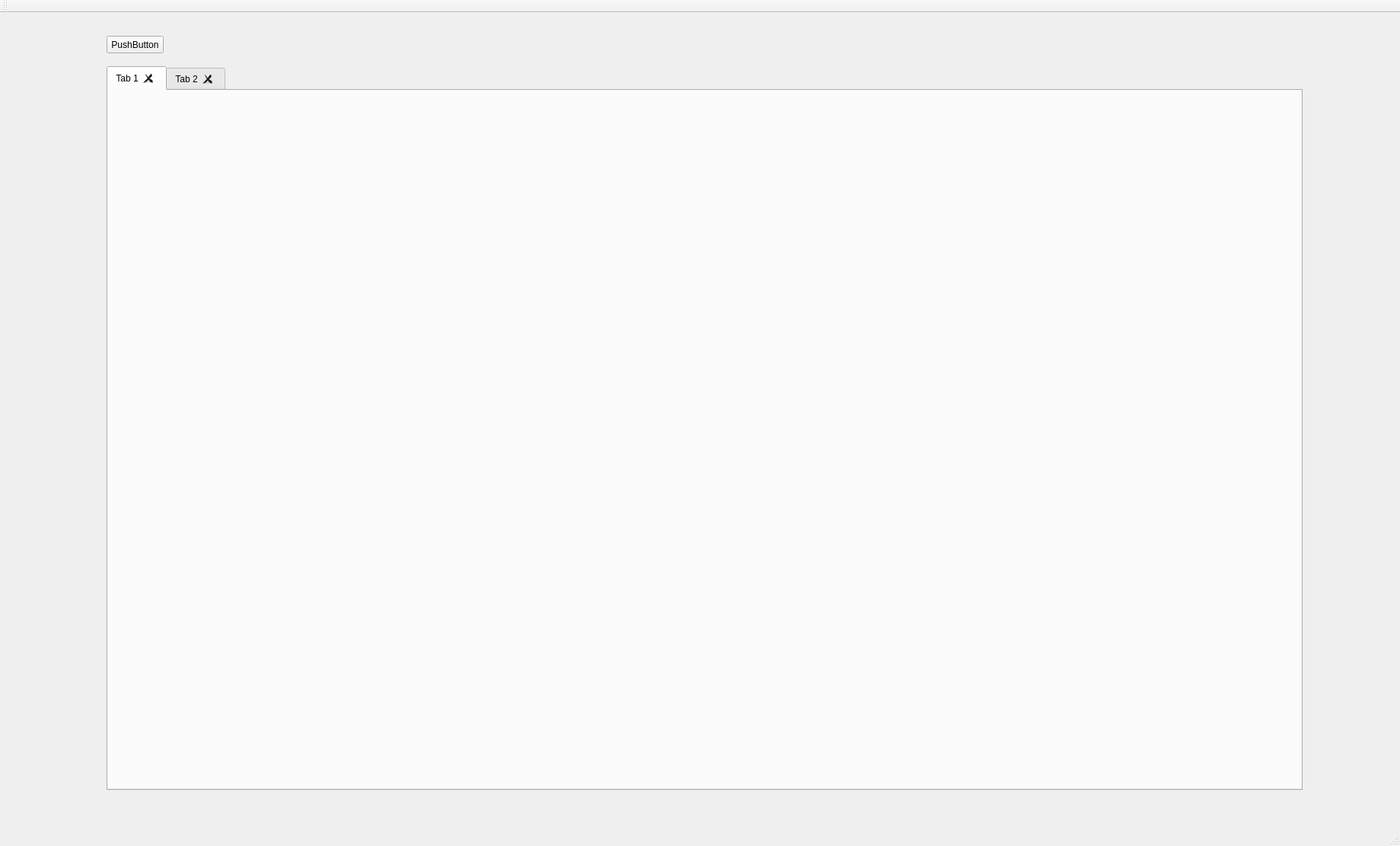
<?xml version="1.0" encoding="UTF-8"?>
<ui version="4.0">
 <class>HomeClass</class>
 <widget class="QMainWindow" name="HomeClass">
  <property name="geometry">
   <rect>
    <x>0</x>
    <y>0</y>
    <width>1839</width>
    <height>1111</height>
   </rect>
  </property>
  <property name="windowTitle">
   <string>Home</string>
  </property>
  <widget class="QWidget" name="centralWidget">
   <widget class="QPushButton" name="btnOpenControlProbe">
    <property name="geometry">
     <rect>
      <x>140</x>
      <y>30</y>
      <width>75</width>
      <height>23</height>
     </rect>
    </property>
    <property name="text">
     <string>PushButton</string>
    </property>
   </widget>
   <widget class="QTabWidget" name="tabWidget">
    <property name="geometry">
     <rect>
      <x>140</x>
      <y>70</y>
      <width>1571</width>
      <height>951</height>
     </rect>
    </property>
    <property name="currentIndex">
     <number>0</number>
    </property>
    <property name="tabsClosable">
     <bool>true</bool>
    </property>
    <widget class="QWidget" name="tab">
     <attribute name="title">
      <string>Tab 1</string>
     </attribute>
    </widget>
    <widget class="QWidget" name="tab_2">
     <attribute name="title">
      <string>Tab 2</string>
     </attribute>
    </widget>
   </widget>
  </widget>
  <widget class="QMenuBar" name="menuBar">
   <property name="geometry">
    <rect>
     <x>0</x>
     <y>0</y>
     <width>1839</width>
     <height>22</height>
    </rect>
   </property>
  </widget>
  <widget class="QToolBar" name="mainToolBar">
   <attribute name="toolBarArea">
    <enum>TopToolBarArea</enum>
   </attribute>
   <attribute name="toolBarBreak">
    <bool>false</bool>
   </attribute>
  </widget>
  <widget class="QStatusBar" name="statusBar"/>
 </widget>
 <layoutdefault spacing="6" margin="11"/>
 <resources/>
 <connections/>
</ui>
